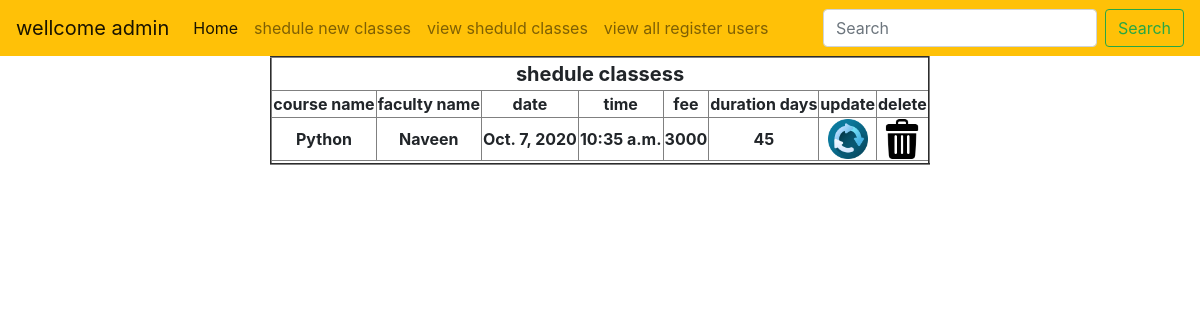
Page /view_all_shedule_classes/ on the earlier database version.
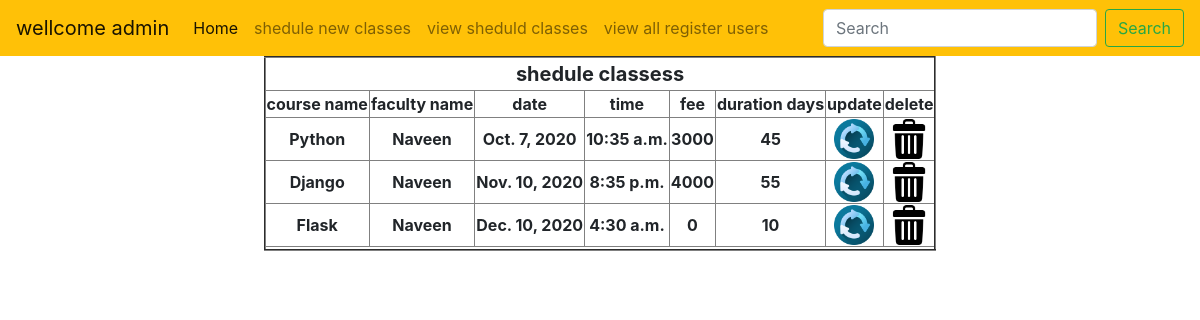
Same page on the later database version.
### app0101/models.py (models this page shows, shortened)
class new_shedule_class_model(models.Model):
    idno = models.AutoField(primary_key=True)
    name = models.CharField(max_length=100)
    faculty_name = models.CharField(max_length=100)
    date = models.DateField(max_length=100)
    time = models.TimeField(max_length=100)
    fee = models.IntegerField()
    durtion_days = models.IntegerField()

### app0101/views.py (the view)
# urls.py: path('view_all_shedule_classes/',views.view_all_shedule_classes,name='view_all_shedule_classes'),
def view_all_shedule_classes(request):
    context = new_shedule_class_model.objects.all()
    return render(request, 'view_all_shedule_classes.html', {'show_all_classess':context})

### templates/view_all_shedule_classes.html (shortened to what this page needs)
{% extends 'admin_common_page.html' %}
{% load static %}
{% block acomn %}
    <table align="center" border="2">
    {% if show_all_classess %}
    <tr>
        <th colspan="10" style="text-align: center;font-size: 20px">
            shedule classess
        </th>
    </tr>
    <tr>
        <th> course name   </th>
        <th> faculty name   </th>
        <th> date   </th>
        <th> time</th>
        <th> fee   </th>
        <th> duration days   </th>
        <th>update</th>
        <th>delete</th>
    </tr>
    {% for i in show_all_classess %}
        <tr>
            <th> {{ i.name }}  </th>
            <th> {{ i.faculty_name }}  </th>
            <th> {{ i.date }}  </th>
            <th> {{ i.time }}</th>
            <th> {{ i.fee }}  </th>
            <th> {{ i.durtion_days }}  </th>
            <th>
                <a href="{% url 'update_shedule_classes' %}?upda={{ i.idno }}">
                    <img src="{% static 'images/update.png' %} "width="40"height="40">
                </a>
            </th>
            <th>
               <a href="{% url 'Delete_Shedule_class' %}?Deleteidno={{ i.idno }}">
                   <img src="{% static 'images/delete icons/trash.png' %}" width="40" height="40">
               </a>
            </th>
        </tr>
    {% endfor %}
    <tr>
        <th colspan="10" style="text-align: center">
        </th>
    </tr>
    {% endif %}
    </table>
{% endblock %}

Differences in the rows shown:
added new_shedule_class_model: name "Django", faculty_name "Naveen", date "Nov. 10, 2020", time "8:35 p.m.", fee "4000", durtion_days "55"
added new_shedule_class_model: name "Flask", faculty_name "Naveen", date "Dec. 10, 2020", time "4:30 a.m.", fee "0", durtion_days "10"
